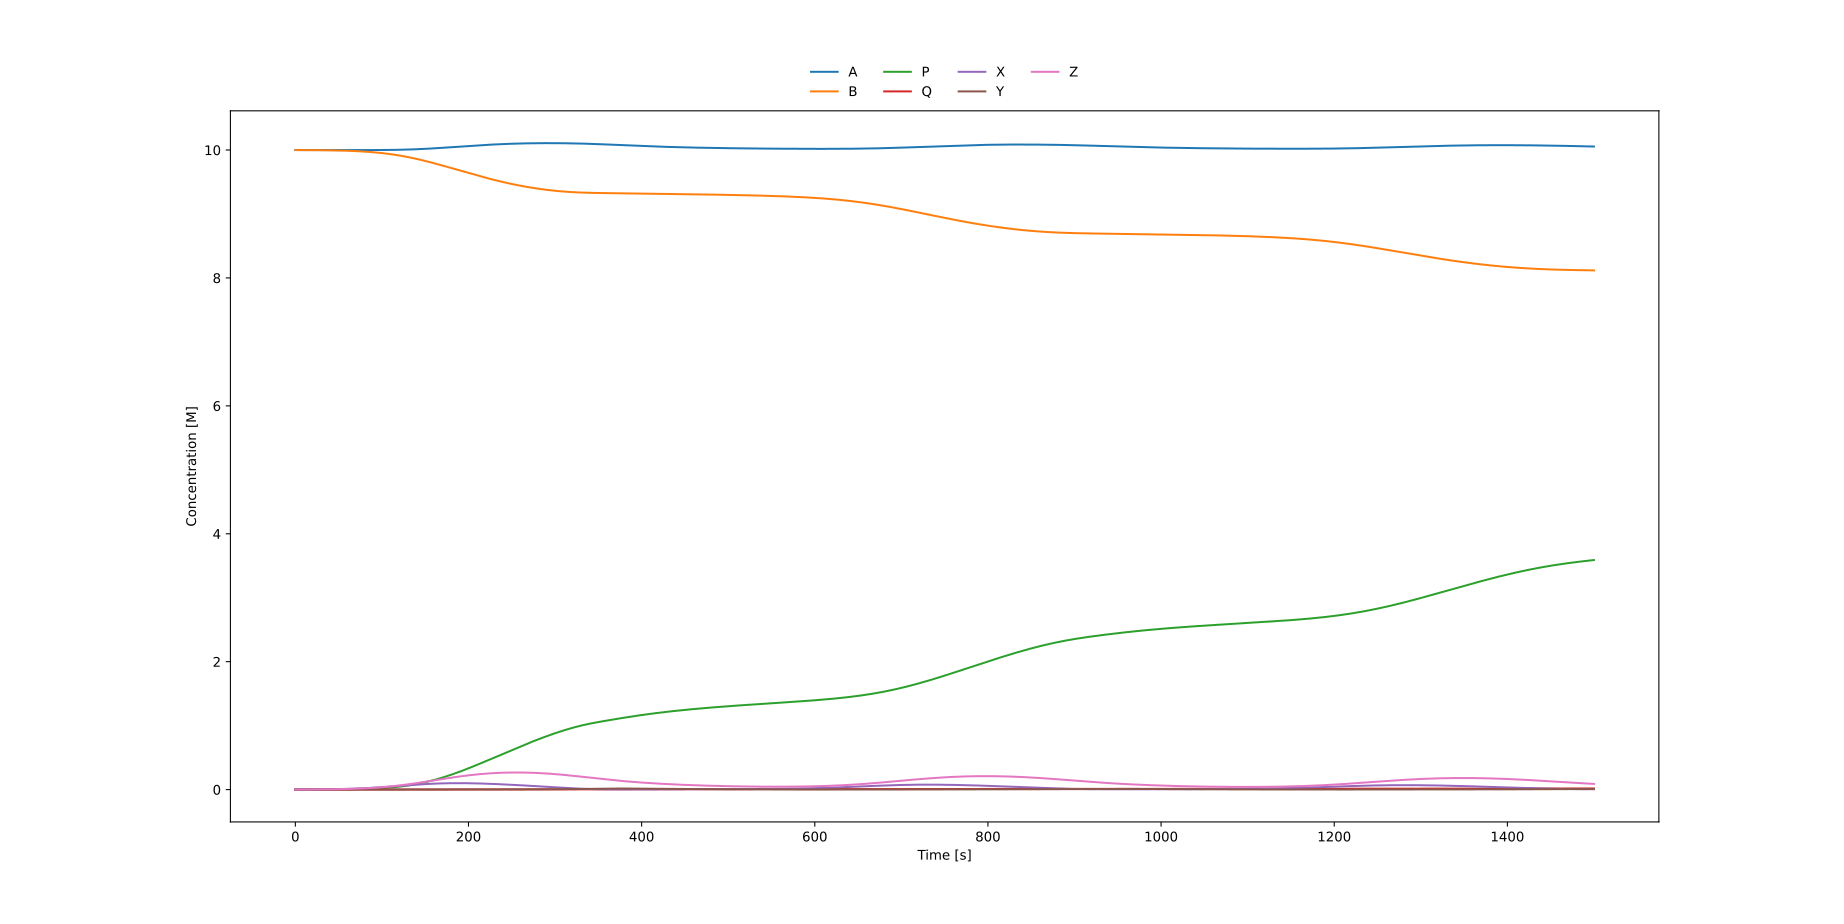

Reproduce this figure in Python.
#!/usr/bin/env python3
# -*- coding: utf-8 -*-
"""
bray_liebhafsky.py

Usage: ./bray_liebhafsky.py

Description: Models the oscillations in the Bray-Liebhafsky reaction. The model
used is based on the model described in "A mathematical model of the
Bray–Liebhafsky reaction" by Dimsey et al. from 2024
(https://doi.org/10.1098/rspa.2023.0964). Rate constants used do not
necessarily represent the rate constants of real reactions. The reactions
included in the model along with the rate constants used are:
    1. A + Y -> X + P,      k = 3.5*10⁻³
    2. X + Y -> 2 P,        k = 10
    3. B + X -> 2 X + Z,    k = 4*10⁻³
    4. 2 X -> P + A,        k = 0.1
    5. Z -> Y,              k = 1*10⁻²
    6. Z -> Q,              k = 1*10⁻⁴
The letters represent the following compounds:
    A: IO₃⁻
    B: H₂O₂
    X: HIO₂
    Y: I⁻
    Z: I₂ (aq)
    P: HOI
    Q: I₂ (g)

Dependencies:
    numpy, matplotlib.pyplot, kinetics_plots.py
    
Output: Shows two plots with the concentration of reactants, intermediates and
products over time. One plot shows all compounds included in the model and one
only shows the intermediaries X, Y and Z for which the concentration
oscillates.

Date: 2024-11-08
Author: Love Sundin
"""

from kinetics_plots import Reaction, plot_reactions

# Define reactions
r1 = Reaction({"A": 1, "Y": 1}, {"X": 1, "P": 1}, 3.5e-3)
r2 = Reaction({"X": 1, "Y": 1}, {"P": 2}, 10)
r3 = Reaction({"B": 1, "X": 1}, {"X": 2, "Z": 1}, 4e-3)
r4 = Reaction({"X": 2}, {"P": 1, "A": 1}, 1e-1)
r5 = Reaction({"Z": 1}, {"Y": 1}, 1e-2)
r6 = Reaction({"Z": 1}, {"Q": 1}, 1e-4)

# Plot all compounds
figure = plot_reactions([r1, r2, r3, r4, r5, r6], {"A": 10, "B": 10, "X": 0.001, "Y": 0.001, "Z": 0.001}, time_range = [0, 1500])
figure.show()
# Plot only X, Y and Z
figure = plot_reactions([r1, r2, r3, r4, r5, r6], {"A": 10, "B": 10, "X": 0.001, "Y": 0.001, "Z": 0.001}, plot={"X", "Y", "Z"}, time_range = [0, 1500])
figure.show()
